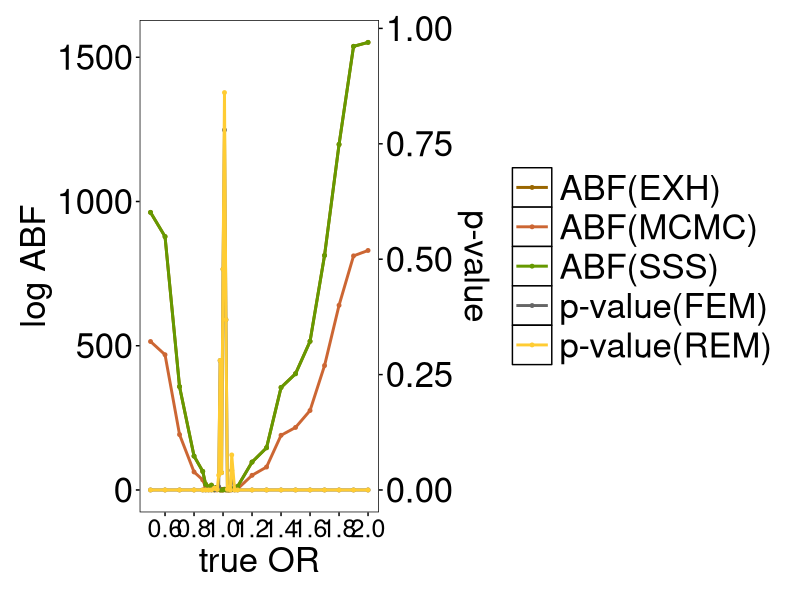
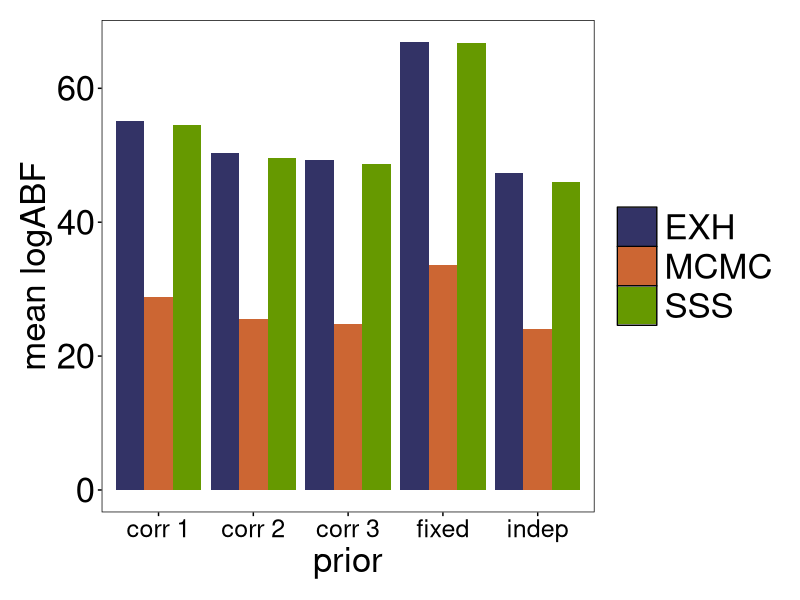
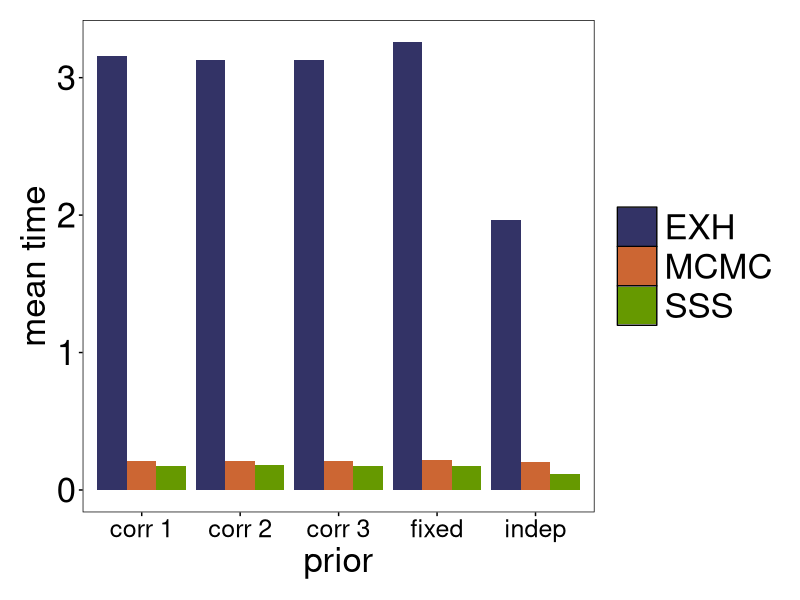
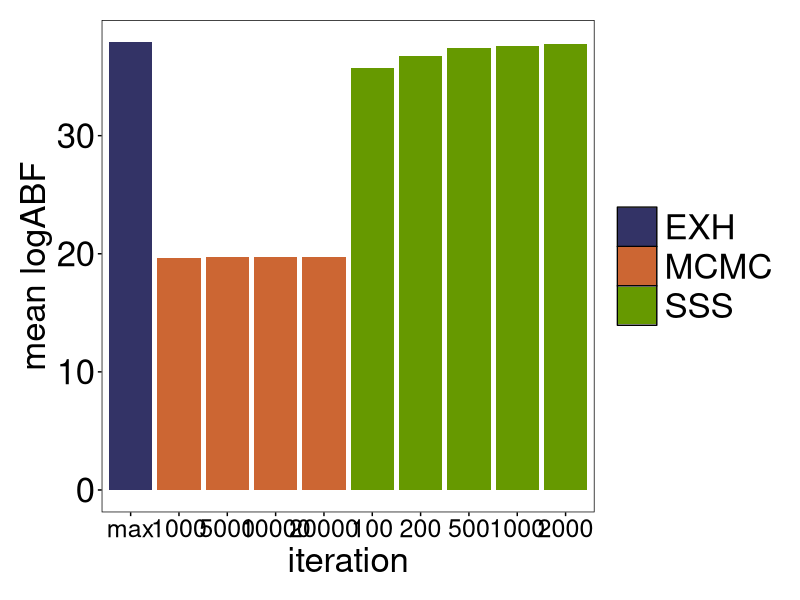
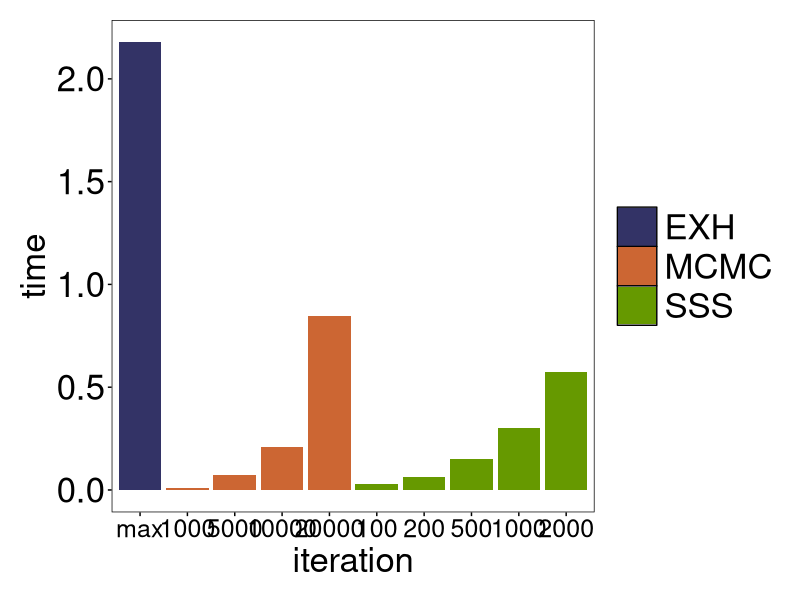
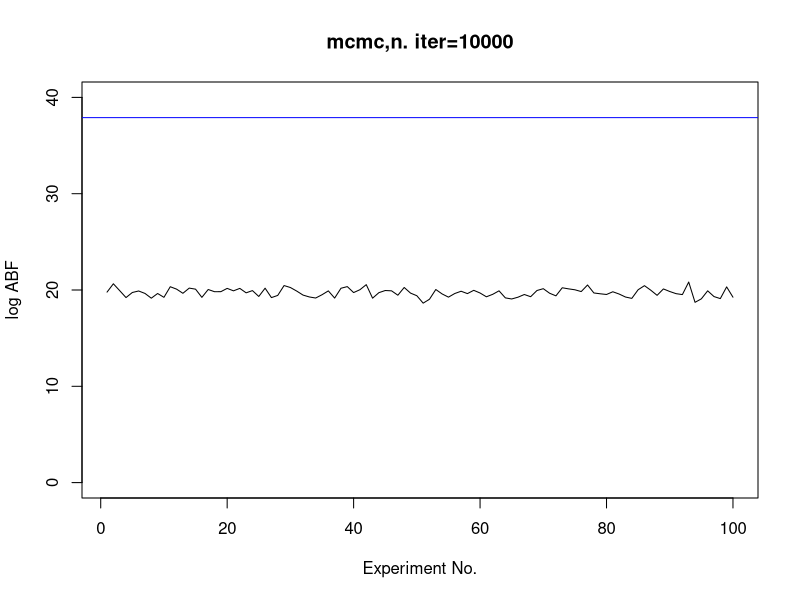
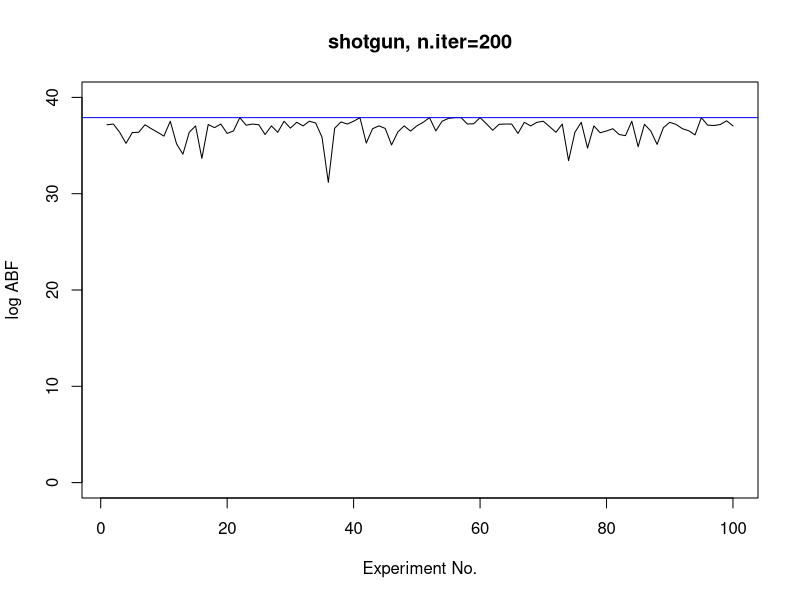
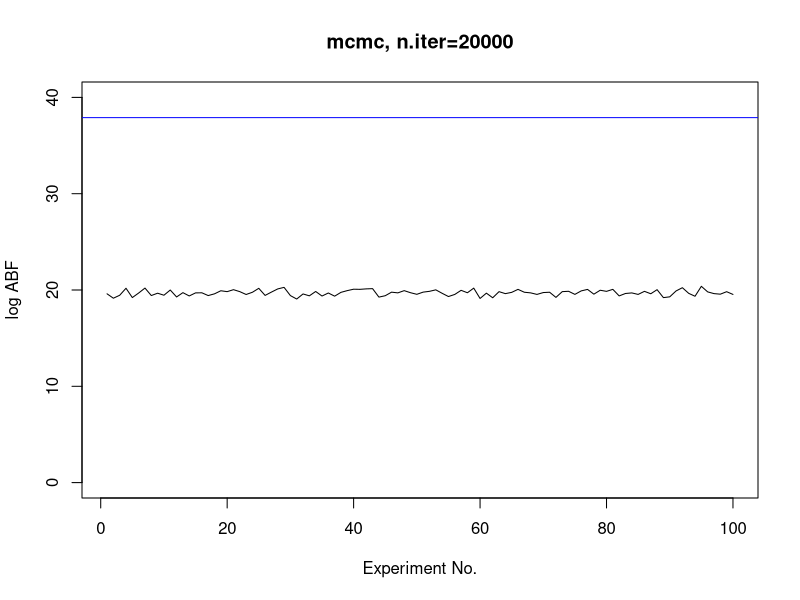

Write the R code that produced these figures, in order. (Note: this script raises an error after producing the figures.)
setwd("E:/GWASmeta/sim-plot")
df1<-read.csv("sim1.csv")
colnames(df1)[3]<-"FEM"
colnames(df1)[4]<-"REM"
colnames(df1)[5]<-"EXH"
colnames(df1)[6]<-"MCMC"
colnames(df1)[7]<-"SSS"
library(ggplot2)

patte <- c("#333366","#CC6633","#669900","#666666","#CC6633","#993300")
my_theme <- theme(panel.background = element_blank(),
                  panel.border=element_rect(fill=NA),
                  panel.grid.major = element_blank(),
                  panel.grid.minor = element_blank(),
                  strip.background=element_blank(),
                  axis.text.x=element_text(colour="black",size=18),#angle = 20,hjust = 1),
                  axis.text.y=element_text(colour="black",size=25),
                  axis.title=element_text(colour="black",size=25,vjust=-1),
                  axis.ticks=element_line(colour="black"),
                  plot.margin=unit(c(1,1,1,1),"line"),
                  legend.title=element_blank(),
                  legend.key = element_rect(fill = "white"),
                  #legend.position = c(0.12,0.98),
                  #legend.justification = c(0.02,0.98),
                  legend.position = "right",
                  legend.text=element_text(size=25),
                  legend.key.size=unit(1, "cm"))
colours <- c("ABF(EXH)"="#996600","ABF(MCMC)"="#CC6633","ABF(SSS)"="#669900",
             "p-value(FEM)"="#666666","p-value(REM)"="#FFCC33")
boost <- 1600
ggplot(df1)+
  geom_point(aes(trueOR,MCMC,colour="ABF(MCMC)"),size=1)+
  geom_line(aes(trueOR,MCMC,colour="ABF(MCMC)"),size=1)+
  geom_point(aes(trueOR,EXH,colour="ABF(EXH)"),size=1)+
  geom_line(aes(trueOR,EXH,colour="ABF(EXH)"),size=1)+
  geom_point(aes(trueOR,SSS,colour="ABF(SSS)"),size=1)+
  geom_line(aes(trueOR,SSS,colour="ABF(SSS)"),size=1)+
  geom_point(aes(trueOR,FEM*boost,colour="p-value(FEM)"),size=1)+
  geom_line(aes(trueOR,FEM*boost,colour="p-value(FEM)"),size=1)+
  geom_point(aes(trueOR,REM*boost,colour="p-value(REM)"),size=1)+
  geom_line(aes(trueOR,REM*boost,colour="p-value(REM)"),size=1)+
  labs(x="true OR",y="log ABF")+
  scale_y_continuous(sec.axis=sec_axis(~./boost,name="p-value"))+
  scale_colour_manual(name="class",values=colours)+
  my_theme+
  #geom_line(aes(trueOR,log(1000),colour="ABF=1000"),size=1.5)+
  scale_x_continuous(breaks=seq(0.6,2.0,0.2))+
  guides(shape=guide_legend(override.aes=list(size=10)))+
  #scale_colour_manual(values=c("#CC6633","#333366","#669900","#666666","#FFCC33"))+
  scale_linetype_manual(values = c("ABF(EXH)"='dotted')) 

df2<-read.csv("sim2.csv",head=TRUE)
dfmean<-data.frame(value=unlist(df2[1,],use.names = FALSE))
dfmean$name <- c(rep(c("exh,indep,sigma=0.5","exh,fixed,sigma=0.5",
                       "exh,sigma=0.5,rho=0.7","exh,sigma=0.5,rho=0.3",
                       "exh,sigma=0.8,rho=0.7"),2),rep(c("mcmc,indep,sigma=0.5",
                                                   "mcmc,fixed,sigma=0.5","mcmc,sigma=0.5,rho=0.7",
                                                   "mcmc,sigma=0.5,rho=0.3","mcmc,sigma=0.8,rho=0.7"),2),
                 rep(c("shotgun,indep,sigma=0.5","shotgun,fixed,sigma=0.5",
                       "shotgun,sigma=0.5,rho=0.7","shotgun,sigma=0.5,rho=0.3",
                       "shotgun,sigma=0.8,rho=0.7"),2))
dfmean$algorithm <- c(rep("EXH",10),rep("MCMC",10),rep("SSS",10))
dfmean$prior <- rep(c("indep","fixed","corr 1","corr 2","corr 3"),3)
dfmeanvalue <- dfmean[c(seq(1,5),seq(11,15),seq(21,25)),]
dfmeantime <- dfmean[c(seq(6,10),seq(16,20),seq(26,30)),]
ggplot(dfmeanvalue,aes(prior,value))+
  geom_bar(stat="identity", aes(fill = algorithm),position="dodge")+
  #coord_flip()+
  ylab("mean logABF")+
  #xlab("method")+
  my_theme+
  scale_fill_manual(values=patte)
ggplot(dfmeantime,aes(prior,value))+
  geom_bar(stat="identity", aes(fill = algorithm),position="dodge")+
  #coord_flip()+
  ylab("mean time")+
  #xlab("method")+
  my_theme+
  scale_fill_manual(values=patte)

df2de <- read.csv("sim2_detail.csv",head=TRUE,row.names= 1)
df2de

library(forcats)
df3 <- read.csv("sim3_sum.csv",row.names= 1)
df3
df3plot <- data.frame(value=unlist(df3[1,seq(1,20,2)],use.names = FALSE),time=unlist(df3[1,seq(2,20,2)],use.names = FALSE))
df3plot$name <- c("max","mcmc,1000","mcmc,5000","mcmc,10000",
                  "mcmc,20000","shotgun,100","shotgun,200",
                  "shotgun,500","shotgun,1000","shotgun,2000")
df3plot$name <- fct_inorder(df3plot$name)
df3plot
df3plot$iter <- c("max","1000m","5000m","10000m","20000m","100s","200s","500s","1000s","2000s")
df3plot$iter <- factor(df3plot$iter,levels= c("max","1000m","5000m","10000m","20000m","100s","200s","500s","1000s","2000s"))
df3plot$algorithm <- c("EXH",rep("MCMC",4),rep("SSS",5))
ggplot(df3plot)+geom_bar(aes(iter,value,fill = algorithm),stat="identity")+
  labs(y="mean logABF",x="iteration")+
  #coord_flip()+
  my_theme+
  scale_fill_manual(values=patte)+
  scale_x_discrete(labels=c("max",1000,5000,10000,20000,100,200,500,1000,2000))

ggplot(df3plot)+geom_bar(aes(iter,time,fill = algorithm),stat="identity")+
  labs(y="time",x="iteration")+
  #coord_flip()+
  my_theme+
  scale_fill_manual(values=patte)+
  scale_x_discrete(labels=c("max",1000,5000,10000,20000,100,200,500,1000,2000))

df3de <- read.csv("sim3_detail.csv",head=TRUE,row.names=1)
mcmc10000 <- unlist(df3de[3,],use.names = FALSE)
plot(mcmc10000,type="l",xlab="Experiment No.",ylab="log ABF",main="mcmc,n. iter=10000",ylim=c(0,40))
abline(h=df3[1,1],col="blue")
shotgun200 <- unlist(df3de[6,],use.names = FALSE)
plot(shotgun200,type="l",xlab="Experiment No.",ylab="log ABF",main="shotgun, n.iter=200",ylim=c(0,40))
abline(h=df3[1,1],col="blue")
# hist(mcmc10000,xlab="log ABF",breaks=15,main="mcmc, n.iter=10000",xlim=c(0,25))
# abline(v=df3[1,1],lwd=2,col="blue")
# hist(shotgun500,xlab="log ABF",breaks=15,main="shotgun, n.iter=500")
# abline(v=df3[1,1],lwd=2,col="blue")
mcmc20000 <- unlist(df3de[4,],use.names = FALSE)
plot(mcmc20000,type="l",xlab="Experiment No.",ylab="log ABF",main="mcmc, n.iter=20000",ylim=c(0,40))
abline(h=df3[1,1],col="blue")
shotgun500 <- unlist(df3de[7,],use.names = FALSE)
plot(shotgun500,type="l",xlab="Experiment No.",ylab="log ABF",main="shotgun, n.iter=500",ylim=c(0,40))
abline(h=df3[1,1],col="blue")
# hist(mcmc20000,xlab="log ABF",breaks=15,main="mcmc, n.iter=20000",xlim=c(0,25))
# abline(v=df3[1,1],lwd=2,col="blue")
# hist(shotgun1000,xlab="log ABF",breaks=15,main="shotgun, n.iter=1000")
# abline(v=df3[1,1],lwd=2,col="blue")
shotgun1000 <- unlist(df3de[8,],use.names = FALSE)
plot(shotgun1000,type="l",xlab="Experiment No.",ylab="log ABF",main="shotgun, n.iter=1000",ylim=c(0,40))
abline(h=df3[1,1],col="blue")

df8 <- read.csv("sim3_sum.csv",row.names= 1)
df8
df8plot <- data.frame(value=unlist(df8[1,seq(1,22,2)],use.names = FALSE),time=unlist(df8[1,seq(2,22,2)],use.names = FALSE))
df8plot$name <- c("max","mcmc,1000","mcmc,5000","mcmc,10000",
                  "mcmc,20000","mcmc,50000","shotgun,100","shotgun,200",
                  "shotgun,500","shotgun,1000","shotgun,2000")
df8plot$name <- fct_inorder(df3plot$name)
df8plot
ggplot(df8plot)+geom_col(aes(name,value))+
  labs(y="mean logABF",x="method")+
  coord_flip()+
  my_theme

ggplot(df8plot)+geom_col(aes(name,time))+
  labs(y="time",x="method")+
  coord_flip()+
  my_theme

df1_1 <- read.csv("sim1-1.csv",row.names=1)
colnames(df1_1)[2]<-"FEM"
colnames(df1_1)[3]<-"REM"
colnames(df1_1)[4]<-"EXH"
colnames(df1_1)[5]<-"MCMC"
colnames(df1_1)[6]<-"SSS"
boost <- 1800

ggplot(df1_1)+
  geom_point(aes(trueOR,MCMC,colour="ABF(MCMC)"),size=1)+
  geom_line(aes(trueOR,MCMC,colour="ABF(MCMC)"),size=1)+
  geom_point(aes(trueOR,EXH,colour="ABF(EXH)"),size=1)+
  geom_line(aes(trueOR,EXH,colour="ABF(EXH)"),size=1)+
  geom_point(aes(trueOR,SSS,colour="ABF(SSS)"),size=1)+
  geom_line(aes(trueOR,SSS,colour="ABF(SSS)"),size=1)+
  geom_point(aes(trueOR,FEM*boost,colour="p-value(FEM)"),size=1)+
  geom_line(aes(trueOR,FEM*boost,colour="p-value(FEM)"),size=1)+
  geom_point(aes(trueOR,REM*boost,colour="p-value(REM)"),size=1)+
  geom_line(aes(trueOR,REM*boost,colour="p-value(REM)"),size=1)+
  labs(x="true OR",y="log ABF")+
  scale_y_continuous(sec.axis=sec_axis(~./boost,name="p-value"))+
  scale_colour_manual(name="class",values=colours)+
  my_theme+
  #geom_line(aes(trueOR,log(1000),colour="ABF=1000"),size=1.5)+
  scale_x_continuous(breaks=seq(0.6,2.0,0.2))+
  guides(shape=guide_legend(override.aes=list(size=10)))
  #scale_colour_manual(values=c("#CC6633","#333366","#669900","#666666","#FFCC33"))+
  #scale_linetype_manual(values = c("ABF(EXH)"='dotted')) 
